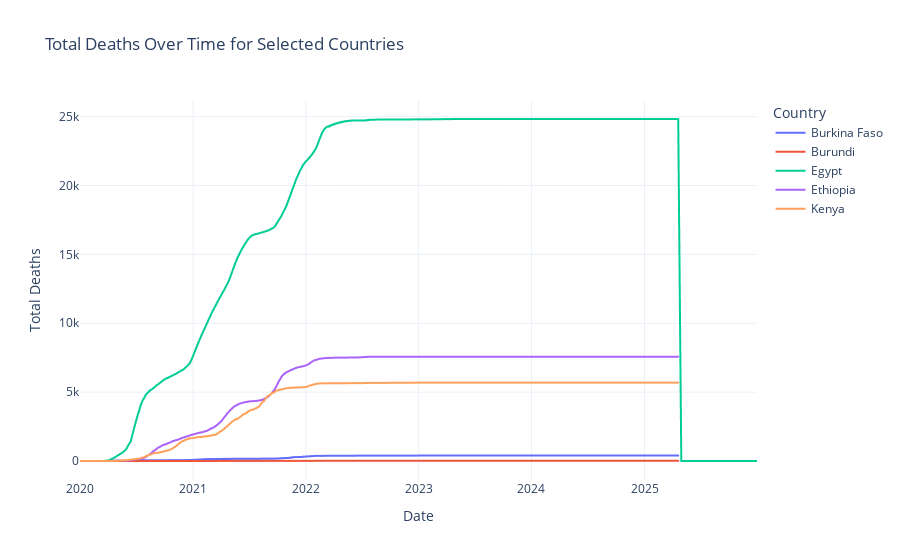

Write notebook code for a chart like this one.
### Markdown cell above
### **Task B:** Plot total deaths over time.

### Code cell
fig = px.line(
    covid_df,
    x='date',
    y='total_deaths',
    color='country',
    title='Total Deaths Over Time for Selected Countries',
    labels={'date': 'Date', 'total_deaths': 'Total Deaths'}
)
fig.update_layout(
    xaxis_title='Date',
    yaxis_title='Total Deaths',
    legend_title='Country',
    template='plotly_white'
)
fig.show()

### Figure 1 — Plotly figure (JSON) as saved in the notebook; plotly's stock layout.template omitted (floating-point values rounded to 4 significant figures; data arrays with more than 128 entries replaced by an {"elided": "..."} marker saying what was removed)
{"data": [{"hovertemplate": "country=Burkina Faso<br>Date=%{x}<br>Total Deaths=%{y}<extra></extra>", "legendgroup": "Burkina Faso", "line": {"color": "#636efa", "dash": "solid"}, "marker": {"symbol": "circle"}, "mode": "lines", "name": "Burkina Faso", "showlegend": true, "type": "scattergl", "x": {"elided": "1937 str values"}, "xaxis": "x", "y": {"elided": "1937 int values"}, "yaxis": "y"}, {"hovertemplate": "country=Burundi<br>Date=%{x}<br>Total Deaths=%{y}<extra></extra>", "legendgroup": "Burundi", "line": {"color": "#EF553B", "dash": "solid"}, "marker": {"symbol": "circle"}, "mode": "lines", "name": "Burundi", "showlegend": true, "type": "scattergl", "x": {"elided": "1937 str values"}, "xaxis": "x", "y": {"elided": "1937 int values"}, "yaxis": "y"}, {"hovertemplate": "country=Egypt<br>Date=%{x}<br>Total Deaths=%{y}<extra></extra>", "legendgroup": "Egypt", "line": {"color": "#00cc96", "dash": "solid"}, "marker": {"symbol": "circle"}, "mode": "lines", "name": "Egypt", "showlegend": true, "type": "scattergl", "x": {"elided": "1946 str values"}, "xaxis": "x", "y": {"elided": "1946 int values"}, "yaxis": "y"}, {"hovertemplate": "country=Ethiopia<br>Date=%{x}<br>Total Deaths=%{y}<extra></extra>", "legendgroup": "Ethiopia", "line": {"color": "#ab63fa", "dash": "solid"}, "marker": {"symbol": "circle"}, "mode": "lines", "name": "Ethiopia", "showlegend": true, "type": "scattergl", "x": {"elided": "1937 str values"}, "xaxis": "x", "y": {"elided": "1937 int values"}, "yaxis": "y"}, {"hovertemplate": "country=Kenya<br>Date=%{x}<br>Total Deaths=%{y}<extra></extra>", "legendgroup": "Kenya", "line": {"color": "#FFA15A", "dash": "solid"}, "marker": {"symbol": "circle"}, "mode": "lines", "name": "Kenya", "showlegend": true, "type": "scattergl", "x": {"elided": "1937 str values"}, "xaxis": "x", "y": {"elided": "1937 int values"}, "yaxis": "y"}], "layout": {"legend": {"title": {"text": "Country"}, "tracegroupgap": 0}, "title": {"text": "Total Deaths Over Time for Selected Countries"}, "xaxis": {"anchor": "y", "domain": [0, 1], "title": {"text": "Date"}}, "yaxis": {"anchor": "x", "domain": [0, 1], "title": {"text": "Total Deaths"}}}}
